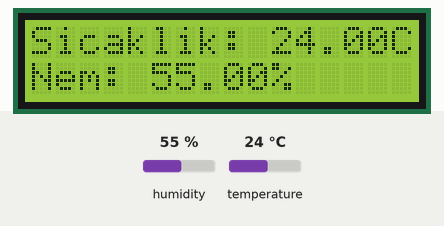
Recording of a program running on a simulated ESP8266 (NodeMCU). Parts: 16×2 character LCD. Inputs (shaded band) come from the test bench; at power-on: humidity 55 %, temperature 24 °C. WiFi joins after 1.5 s; servers stay silent unless stated; what the program prints to the serial monitor is not drawn.

Above: at 2.8 s.
2.9 s: humidity set to 22 %
At 5.1 s:
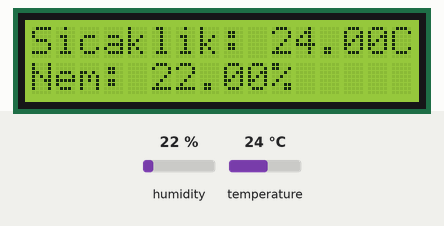
5.7 s: temperature set to 12 °C
At 7.5 s:
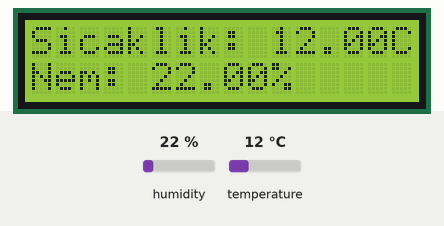
8.5 s: humidity set to 40 %
At 11.1 s:
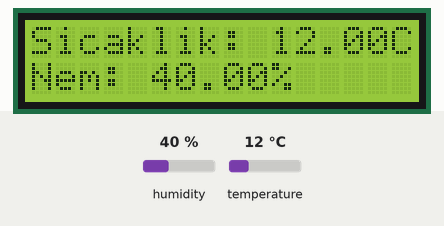
12.0 s: temperature set to 19 °C
At 13.6 s:
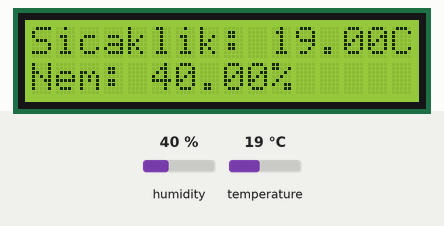
Timing chart, 0 to 15.1 s (numbered marks = the images above; inputs shaded):
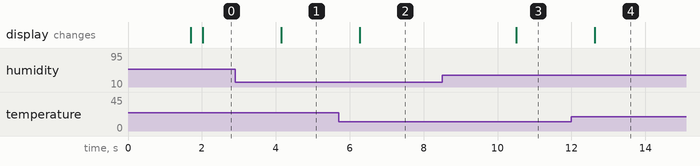

Measured:
- after the input at 2.9 s, the display: changes after 1.2 s (image 1)
- after the input at 5.7 s, the display: changes after 0.57 s (image 2)
- after the input at 8.5 s, the display: changes after 2.0 s (image 3)
- after the input at 12.0 s, the display: changes after 0.63 s (image 4)

The program:

main.cpp
```cpp
//3v gnd d2pin
#include "DHT.h"
#include <ESP8266WiFi.h>
#include <FirebaseArduino.h>
#include <ESP8266HTTPClient.h>
#include <Wire.h>
#include <LiquidCrystal_I2C.h>

// firebase
#define FIREBASE_HOST "yourfirebase.firebaseio.com"
#define FIREBASE_AUTH "yourfirebaseauth"

//wifi
#define WIFI_SSID "yourSSID"
#define WIFI_PASSWORD "yourSSIDPASS"

//dht
#define DHTPIN 14     // what digital pin the DHT22 is conected to
#define DHTTYPE DHT22   // there are multiple kinds of DHT sensors

//lcd
LiquidCrystal_I2C lcd(0x3F,16,2);  // set the LCD address to 0x27 for a 16 chars and 2 line display

DHT dht(DHTPIN, DHTTYPE);


void writeLcd(float t, float h){
  String sicaklik = "Sicaklik: ";
  sicaklik += String(t, 2);
  sicaklik += "C";

  String nem = "Nem: ";
  nem += String(h, 2);
  nem +="%";

  lcd.clear();
  lcd.setCursor(0, 0);
  lcd.print(sicaklik);
  lcd.setCursor(0, 1);
  lcd.print(nem);
}

void writeSerial(float t, float h){
  Serial.print("Humidity: ");
  Serial.print(h);
  Serial.print(" %\t");
  Serial.print("Temperature: ");
  Serial.print(t);
  Serial.println(" *C ");
}

void setupWifi(){
  WiFi.begin(WIFI_SSID, WIFI_PASSWORD);
  Serial.print("connecting");
  while (WiFi.status() != WL_CONNECTED) {
    Serial.print("Wifi connecting...");
    lcd.clear();
    lcd.setCursor(0,0);
    lcd.print("Wifi connecting...");
    delay(500);
  }
  Serial.println();
  Serial.print("connected: ");
  Serial.println(WiFi.localIP());
}

void setupFireBase(){
  Firebase.begin(FIREBASE_HOST, FIREBASE_AUTH);
}

void setupLcd(){
  lcd.init();
  lcd.backlight();
  lcd.print("2017");
}

void setup() {
  Serial.begin(9600);
  Serial.setTimeout(2000);

  // Wait for serial to initialize.
  while(!Serial) { }

  setupLcd();
  setupWifi();
  setupFireBase();


  Serial.println("Device Started");
  Serial.println("-------------------------------------");
  lcd.clear();
  lcd.setCursor(0,0);
  lcd.print("Device Started");
  lcd.setCursor(0,1);
  lcd.print("----------------------");
}
void loop() {

  float h = dht.readHumidity();
  float t = dht.readTemperature();

  if (isnan(h) || isnan(t) ){
    Serial.println("Failed to read from DHT sensor!");
    lcd.clear();
    lcd.setCursor(0,0);
    lcd.print("Fail DHT Sensor");
    return;
  }

  if(!Firebase.failed()){
    Firebase.setFloat("Temperature", t);
    Firebase.setFloat("Humidity", h);
  }

  writeSerial(t, h);
  writeLcd(t, h);

  delay(200);
}
```
